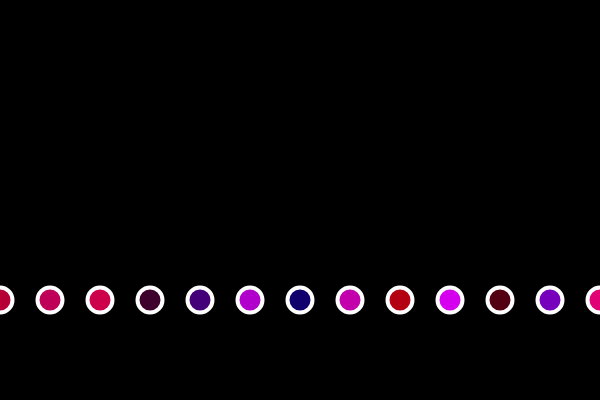
Frame 1 (no input)
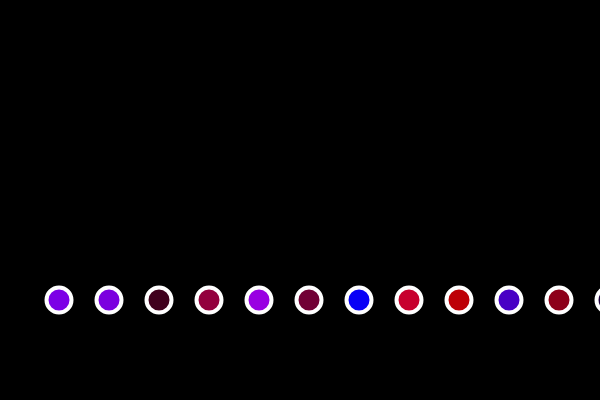
Frame 60 (no input)
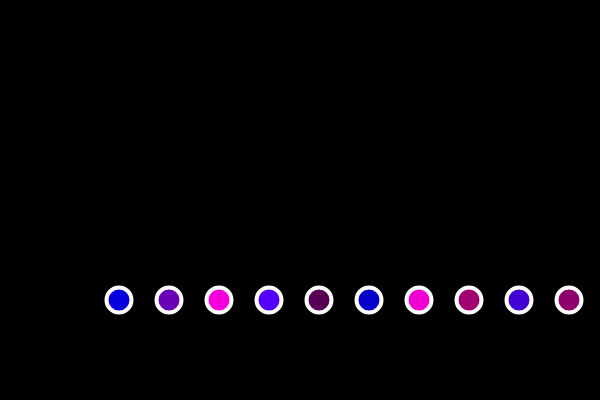
Frame 120 (the mouse pressed at the canvas centre since frame 60)

The p5.js sketch that drew these frames (run headless with seeded random() and noise() and a simulated clock; from frame 60 on, the mouse is pressed at the canvas centre):

// p5.js sketch
// ── sketch.js
var offset = 0;


function setup() {
  createCanvas(600, 400);
}

function draw() {
  background(0);
  strokeWeight(4);
  stroke(255);

  for( var i = 0; i<=width ; i+=50) {
    fill(random(255), 0, random(255));
    ellipse(i+offset, 300,25,25);
  }
  offset = offset + 1;
  
}
